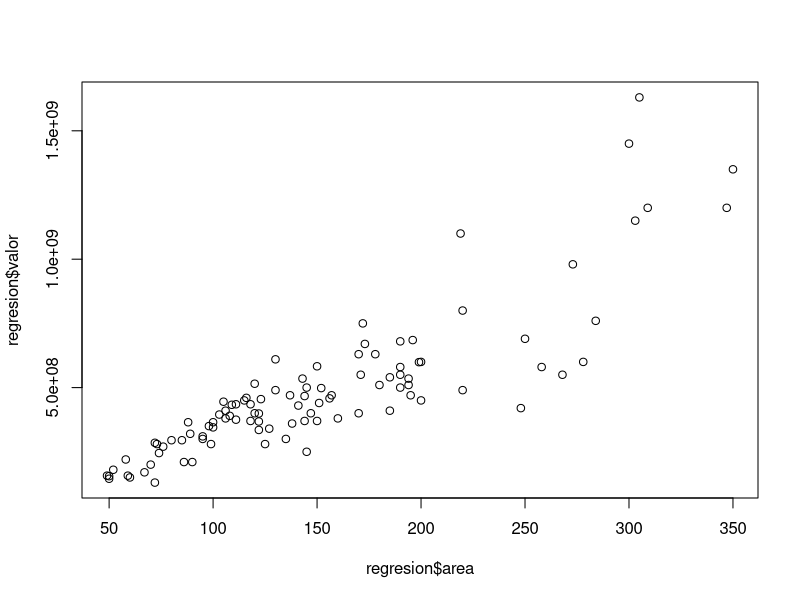
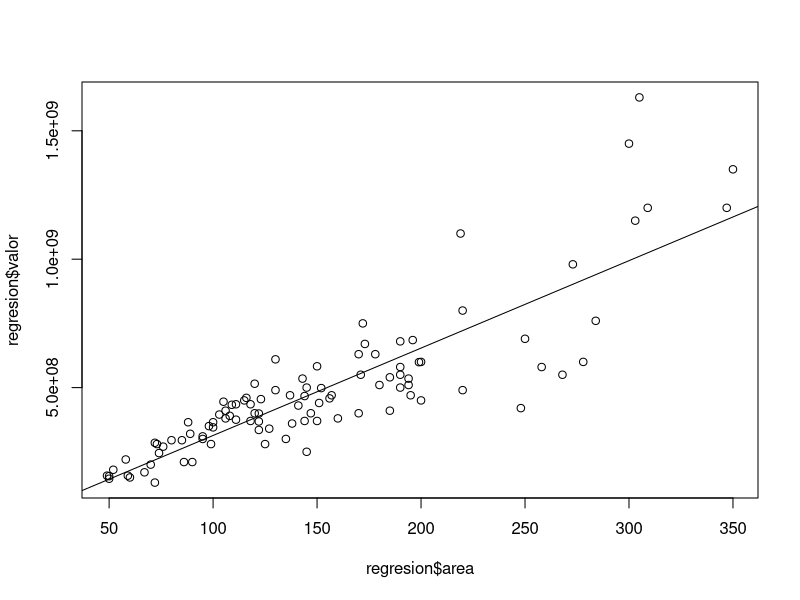

Reproduce these figures in R, in order.
## ---- chunk 1
knitr::opts_chunk$set(echo = TRUE)
## ---- chunk 2
regresion=read.table("regresion.csv",header = TRUE, sep = ";")
summary(regresion)
plot(regresion$area,regresion$valor)
cor(regresion)
mod1=lm(valor~area,data=regresion)
summary(mod1)
plot(regresion$area,regresion$valor)
abline(mod1)
est=data.frame(area = seq(1, 350,by=7))
estimaciones=predict(mod1, est)

